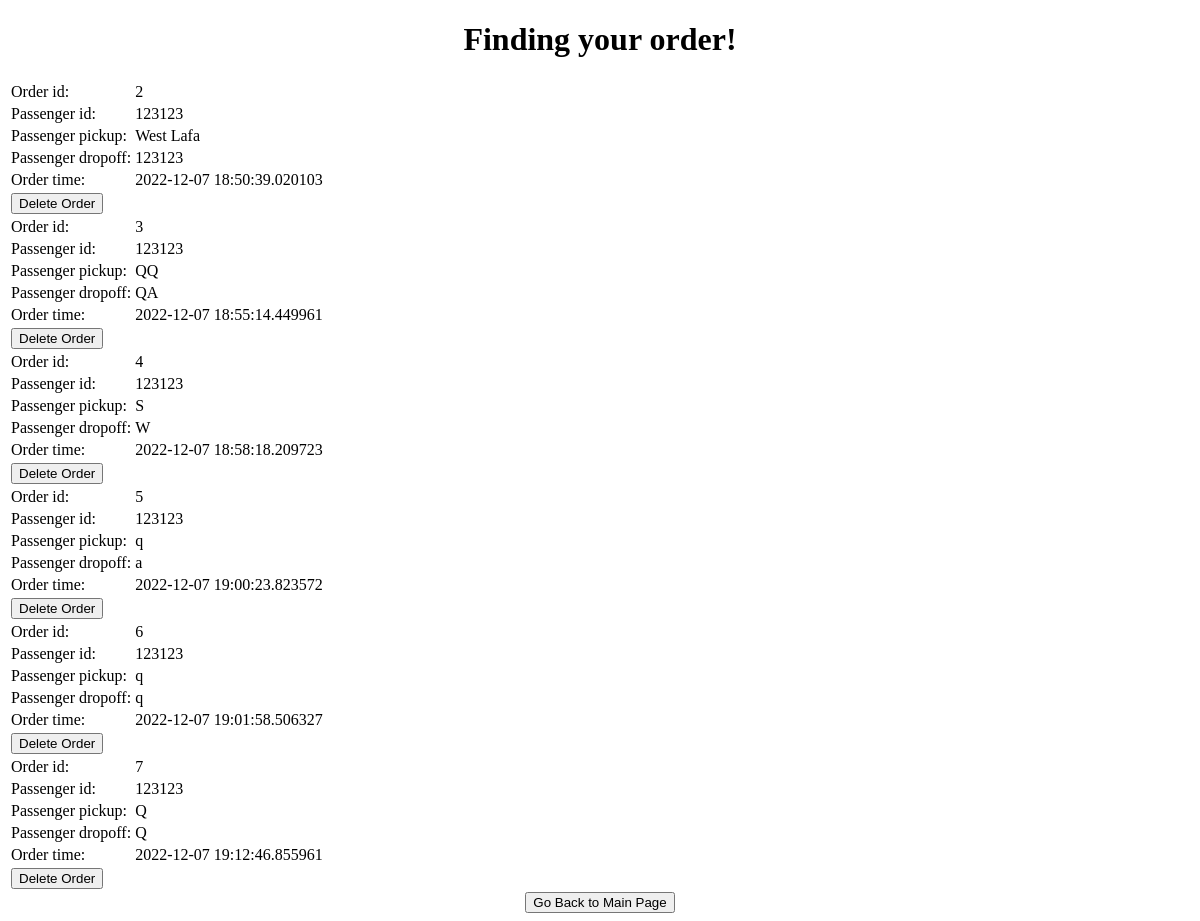
The app's page /order_p/123123, older data.
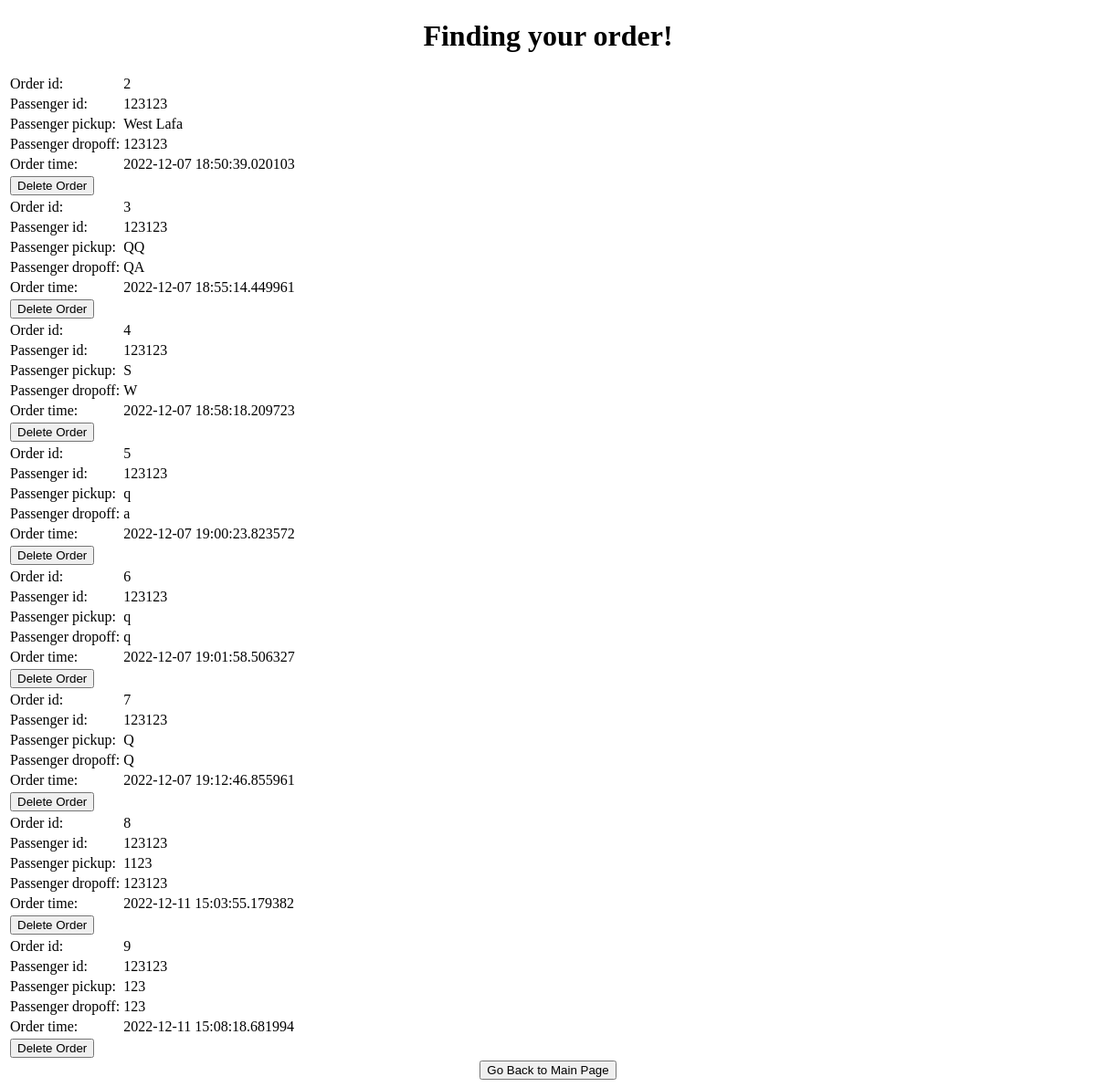
The same page, newer data.
### app.py (models this page shows, shortened)
class Order(db.Model):
    o_id = db.Column(db.Integer, primary_key=True, autoincrement=True)
    d_id = db.Column(db.Integer, db.ForeignKey('driver.d_id'), default=-1)
    p_id = db.Column(db.Integer, db.ForeignKey('passenger.d_id'))
    pick_up = db.Column(db.String(200), default='')
    drop_off = db.Column(db.String(200), default='')
    date_created = db.Column(db.DateTime, default=datetime.utcnow)
    accept = db.Column(db.Boolean, default=False)
    done = db.Column(db.Boolean, default=False)
    payment_amount = db.Column(db.Integer)
    date_created = db.Column(db.DateTime, default=datetime.utcnow)
    accept = db.Column(db.Boolean, default=False)
    done = db.Column(db.Boolean, default=False)
    payment_amount = db.Column(db.Integer)

### app.py (the view)
@app.route('/order_p/<int:id>', methods=['POST', 'GET'])
def order_p(id):
    if request.method == 'GET':
        orders = Order.query.filter_by(p_id=id).all()
        return render_template('order_passenger.html', tasks=orders, id=id)

### templates/order_passenger.html (shortened to what this page needs)
{% extends 'base.html' %}
{% block body %}
<div class="content">
    <h1 style="text-align: center">Finding your order!</h1>
    <table>
        {% for task in tasks %}
        <div>
        <tr>
            <td>Order id: </td>
            <td>{{ task.o_id }}</td>
        </tr>
        <tr>
            <td>Passenger id: </td>
            <td>{{ task.p_id }}</td>
        </tr>
        <tr>
            <td>Passenger pickup: </td>
            <td>{{ task.pick_up }}</td>
        </tr>
        <tr>
            <td>Passenger dropoff: </td>
            <td>{{ task.drop_off }}</td>
        </tr>
        <tr>
            <td>Order time: </td>
            <td>{{ task.date_created }}</td>
        </tr>
        <tr><td>    <form action="/deleteOrder/{{task.p_id}}/{{task.o_id}}">
            <input type="submit" value="Delete Order" />
        </form></td></tr>
    </div>
        {% endfor %}
    </table>
    <center>     <form action="/homepage_p/{{id}}">
        <input type="submit" value="Go Back to Main Page" />
    </form>  </center>
</div>
{% endblock %}

### templates/base.html (shortened to what this page needs)
<!DOCTYPE html>
<html lang="en">
<head>
    <link rel="stylesheet" href="{{ url_for('static', filename='css/main.css') }}">
</head>
<body>
    {% block body %}
    {% endblock %}
</body>
</html>

Row changes from the older to the newer data that the page shows:
added Order: o_id "8", p_id "123123", pick_up "1123", drop_off "123123", date_created "2022-12-11 15:03:55.179382"
added Order: o_id "9", p_id "123123", pick_up "123", drop_off "123", date_created "2022-12-11 15:08:18.681994"
